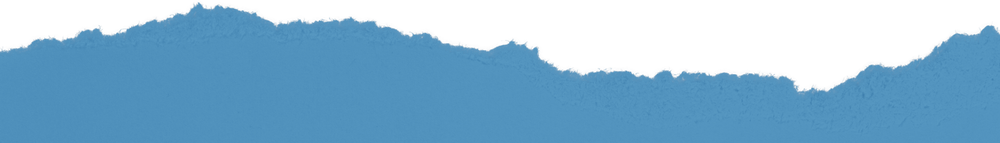
#> input picture assets/images/torn-up-strip-blue.png, 1000 x 143 px, shrunk from 1920 x 275 before the run
$ python recolor_paper2.py
#> lines starting #> are read from the running program, lines starting #| are printed output that depends on the picture
from PIL import Image, ImageOps
SHEET=(20,66,86)
def colorize(src,dst,target):
#> called with src = 'torn-up-strip-blue.png', dst = 'torn-up-strip-deep.png', target = (20, 66, 86)
    im=Image.open(src).convert('RGB')
    g=ImageOps.autocontrast(ImageOps.grayscale(im),cutoff=1)
    tr,tg,tb=target
    out=Image.merge('RGB',tuple(g.point(lambda v,k=k:int(k*(0.40+0.60*(v/255)))) for k in target))
    a=Image.open(src).convert('RGBA').getchannel('A')
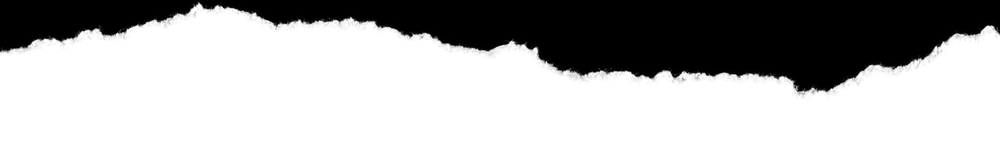
#> a: PIL image 1000x143 L; min 0, max 255, mean 169.7
    out=out.convert('RGBA'); out.putalpha(a); out.save(dst)
#> after `out.putalpha(a)`:
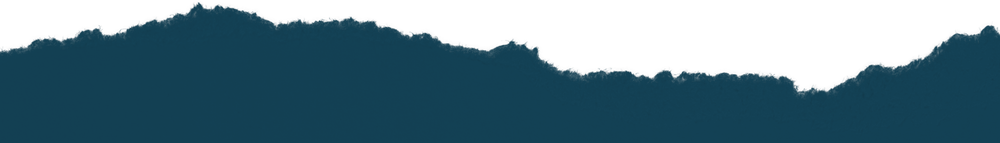
#> out: PIL image 1000x143 RGBA; mean R, G, B, A 15.4, 51.9, 67.6, 169.7; transparent parts drawn white
    print('->',dst,out.size,out.convert('RGB').getpixel((out.size[0]//2,out.size[1]//2)))
#| -> torn-up-strip-deep.png (1000, 143) (19, 65, 84)
colorize('torn-up-strip-blue.png','torn-up-strip-deep.png',SHEET)
colorize('torn-down-strip-blue.png','torn-down-strip-deep.png',SHEET)
#> call 2 of colorize, with src = 'torn-down-strip-blue.png', dst = 'torn-down-strip-deep.png', target = (20, 66, 86)
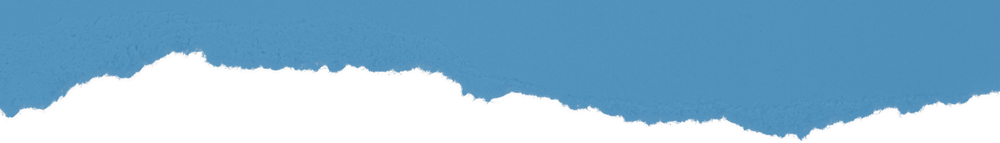
#> input picture assets/images/torn-down-strip-blue.png, 1000 x 143 px, shrunk from 1920 x 275 before the run
#> in colorize (call 2), `im=Image.open(src).convert('RGB')`:
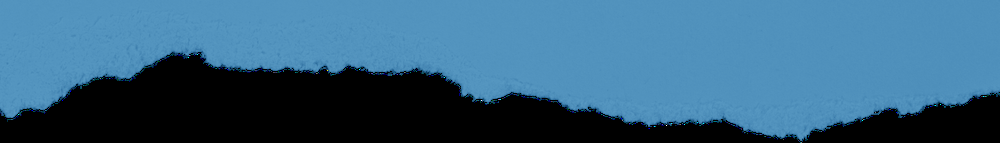
#> im: PIL image 1000x143 RGB; mean R, G, B 54.2, 98.5, 127.9
#> in colorize (call 2), `out=Image.merge('RGB',tuple(g.point(lambda v,k=k:int(k*(0.40+0.60*(v/2..`:
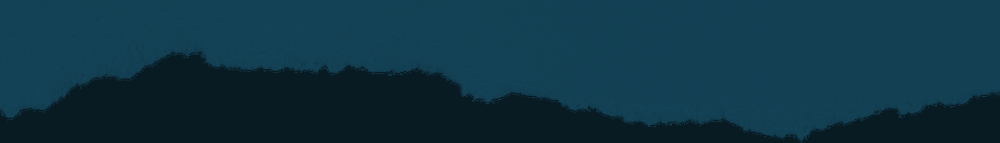
#> out: PIL image 1000x143 RGB; mean R, G, B 15.4, 51.9, 67.6
#> in colorize (call 2), `a=Image.open(src).convert('RGBA').getchannel('A')`:
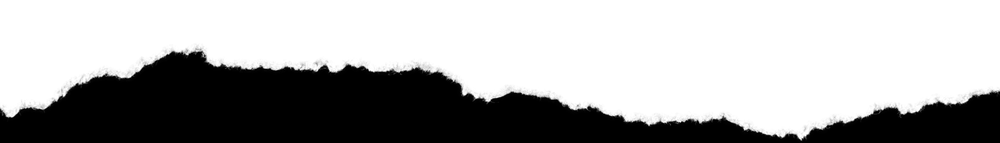
#> a: PIL image 1000x143 L; min 0, max 255, mean 169.7
#> in colorize (call 2), `out.putalpha(a)`:
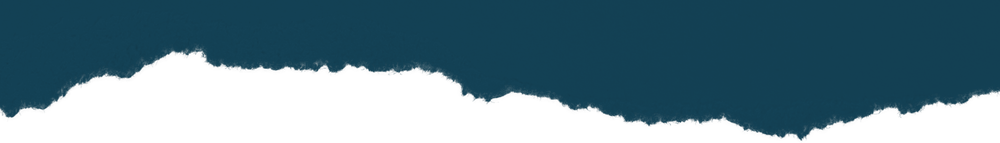
#> out: PIL image 1000x143 RGBA; mean R, G, B, A 15.4, 51.9, 67.6, 169.7; transparent parts drawn white
#| -> torn-down-strip-deep.png (1000, 143) (19, 65, 85)
